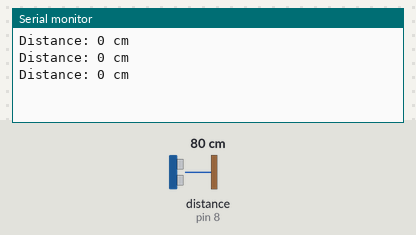
This sketch was run on a simulated Arduino Uno, built with avr-gcc and run on an emulated ATmega328P. On the bench: the last lines printed to the serial monitor. Wiring (inferred from the names in the program): ultrasonic range finder: trigger pin 9; echo pin 8. The test bench sets the inputs (shaded band); at power-on: distance to the obstacle (sensor on pin 8) 80 cm. The echo pulse lasts 58.3 µs per cm.

Above: at 1.3 s.
1.4 s: distance to the obstacle (sensor on pin 8) set to 9 cm
At 2.0 s:
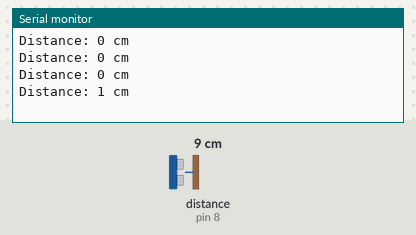
2.9 s: distance to the obstacle (sensor on pin 8) set to 18 cm
At 3.5 s:
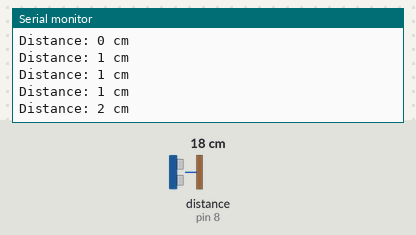
Timing chart, 0 to 5.9 s (numbered marks = the images above; inputs shaded):
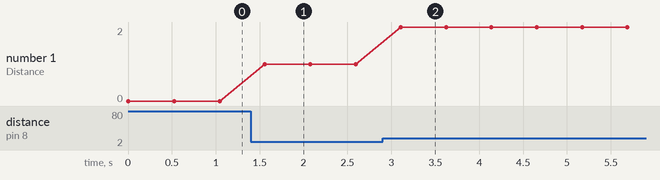

Measured:
- after the input at 1.4 s, the serial monitor: prints a new line after 0.16 s (image 1)
- after the input at 2.9 s, the serial monitor: prints a new line after 0.21 s (image 2)
- plotted number 1: 0 → 1 after the input at 1.4 s, 1 → 2 after the input at 2.9 s

The sketch:

7_new_gpt_code_2.ino
```cpp
#include <avr/io.h>
#include <util/delay.h>

#define F_CPU 16000000UL   // Set the clock frequency to 16 MHz
#define BAUD_RATE 9600     // Desired baud rate

// Constants
#define TRIG_PIN PB1
#define ECHO_PIN PB0

// Function to initialize UART
void UART_init() {
    // Calculate the UBRR value
    uint16_t ubrr = F_CPU / 16 / BAUD_RATE - 1;

    // Set the baud rate registers
    UBRR0H = (uint8_t)(ubrr >> 8);
    UBRR0L = (uint8_t)ubrr;

    // Enable transmitter and receiver
    UCSR0B = (1 << TXEN0) | (1 << RXEN0);

    // Set frame format: 8 data bits, 1 stop bit, no parity
    UCSR0C = (1 << UCSZ01) | (1 << UCSZ00);
}

// Function to transmit data over UART
void UART_transmit(uint8_t data) {
    // Wait for the transmit buffer to be empty
    while (!(UCSR0A & (1 << UDRE0)));

    // Transmit the data
    UDR0 = data;
}

// Function to transmit a string over UART
void UART_transmitString(const char* str) {
    // Iterate through the string and transmit each character
    uint8_t i = 0;
    while (str[i] != '\0') {
        UART_transmit(str[i]);
        i++;
    }
}

// Function to generate a short pulse on TRIG pin
void triggerPulse() {
    PORTB |= (1 << TRIG_PIN);  // Set TRIG pin HIGH
    _delay_us(10);             // Wait for 10 microseconds
    PORTB &= ~(1 << TRIG_PIN); // Set TRIG pin LOW
}

// Function to measure distance using ultrasonic sensor
uint16_t measureDistance() {
    // Send trigger pulse
    triggerPulse();

    // Wait for the ECHO pin to go HIGH
    while (!(PINB & (1 << ECHO_PIN)));

    // Start Timer1 with prescaler 8
    TCCR1B |= (1 << CS11);
    TCNT1 = 0;

    // Wait for the ECHO pin to go LOW
    while (PINB & (1 << ECHO_PIN));

    // Stop Timer1
    TCCR1B = 0;

    // Calculate the pulse duration in microseconds
    uint16_t pulseDuration = (TCNT1 * 1000000UL) / F_CPU;

    // Calculate the distance in centimeters
    uint16_t distance = pulseDuration / 58;

    return distance;
}

int main() {
    // Initialize UART
    UART_init();

    // Set TRIG pin as output and ECHO pin as input
    DDRB |= (1 << TRIG_PIN);
    DDRB &= ~(1 << ECHO_PIN);

    while (1) {
        // Measure the distance
        uint16_t distance = measureDistance();

        // Convert distance to a string
        char distanceStr[10];
        itoa(distance, distanceStr, 10);

        // Transmit the distance over UART
        UART_transmitString("Distance: ");
        UART_transmitString(distanceStr);
        UART_transmitString(" cm\r\n");

        // Delay before taking the next measurement
        _delay_ms(500);
    }

    return 0;
}
```
